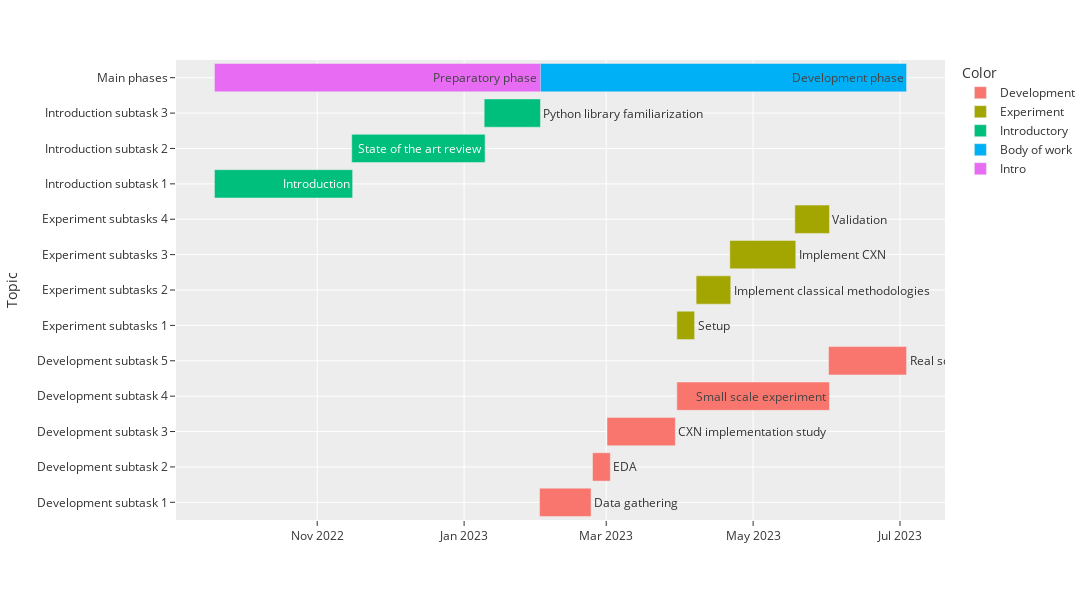

The code cell stored with this chart in its notebook:
### Code cell
fig = px.timeline(df, x_start="Start Date", x_end="End Date", y="Topic", color="Color", text="Name", width=1300, height=600, template="ggplot2")
fig.show()

### Figure 1 — Plotly figure (JSON) as saved in the notebook; plotly's stock layout.template omitted (floating-point values rounded to 4 significant figures)
{"data": [{"alignmentgroup": "True", "base": ["2023-02-01T08:00:00", "2023-02-23T08:00:00", "2023-03-01T08:00:00", "2023-03-30T08:00:00", "2023-06-01T08:00:00"], "hovertemplate": "Color=Development<br>Start Date=%{base}<br>End Date=%{x}<br>Topic=%{y}<br>Name=%{text}<extra></extra>", "legendgroup": "Development", "marker": {"color": "#F8766D", "pattern": {"shape": ""}}, "name": "Development", "offsetgroup": "Development", "orientation": "h", "showlegend": true, "text": ["Data gathering", "EDA", "CXN implementation study", "Small scale experiment", "Real scale implementation"], "textposition": "auto", "type": "bar", "x": [1846800000, 637200000, 2451600000, 5475600000, 2797200000], "xaxis": "x", "y": ["Development subtask 1", "Development subtask 2", "Development subtask 3", "Development subtask 4", "Development subtask 5"], "yaxis": "y"}, {"alignmentgroup": "True", "base": ["2023-03-30T08:00:00", "2023-04-07T08:00:00", "2023-04-21T08:00:00", "2023-05-18T08:00:00"], "hovertemplate": "Color=Experiment<br>Start Date=%{base}<br>End Date=%{x}<br>Topic=%{y}<br>Name=%{text}<extra></extra>", "legendgroup": "Experiment", "marker": {"color": "#A3A500", "pattern": {"shape": ""}}, "name": "Experiment", "offsetgroup": "Experiment", "orientation": "h", "showlegend": true, "text": ["Setup", "Implement classical methodologies", "Implement CXN", "Validation"], "textposition": "auto", "type": "bar", "x": [637200000, 1242000000, 2365200000, 1242000000], "xaxis": "x", "y": ["Experiment subtasks 1", "Experiment subtasks 2", "Experiment subtasks 3", "Experiment subtasks 4"], "yaxis": "y"}, {"alignmentgroup": "True", "base": ["2022-09-19T08:00:00", "2022-11-15T08:00:00", "2023-01-09T08:00:00"], "hovertemplate": "Color=Introductory<br>Start Date=%{base}<br>End Date=%{x}<br>Topic=%{y}<br>Name=%{text}<extra></extra>", "legendgroup": "Introductory", "marker": {"color": "#00BF7D", "pattern": {"shape": ""}}, "name": "Introductory", "offsetgroup": "Introductory", "orientation": "h", "showlegend": true, "text": ["Introduction", "State of the art review", "Python library familiarization"], "textposition": "auto", "type": "bar", "x": [4957200000, 4784400000, 2019600000], "xaxis": "x", "y": ["Introduction subtask 1", "Introduction subtask 2", "Introduction subtask 3"], "yaxis": "y"}, {"alignmentgroup": "True", "base": ["2023-02-01T08:00:00"], "hovertemplate": "Color=Body of work<br>Start Date=%{base}<br>End Date=%{x}<br>Topic=%{y}<br>Name=%{text}<extra></extra>", "legendgroup": "Body of work", "marker": {"color": "#00B0F6", "pattern": {"shape": ""}}, "name": "Body of work", "offsetgroup": "Body of work", "orientation": "h", "showlegend": true, "text": ["Development phase"], "textposition": "auto", "type": "bar", "x": [13165200000], "xaxis": "x", "y": ["Main phases"], "yaxis": "y"}, {"alignmentgroup": "True", "base": ["2022-09-19T08:00:00"], "hovertemplate": "Color=Intro<br>Start Date=%{base}<br>End Date=%{x}<br>Topic=%{y}<br>Name=%{text}<extra></extra>", "legendgroup": "Intro", "marker": {"color": "#E76BF3", "pattern": {"shape": ""}}, "name": "Intro", "offsetgroup": "Intro", "orientation": "h", "showlegend": true, "text": ["Preparatory phase"], "textposition": "auto", "type": "bar", "x": [11696400000], "xaxis": "x", "y": ["Main phases"], "yaxis": "y"}], "layout": {"barmode": "overlay", "height": 600, "legend": {"title": {"text": "Color"}, "tracegroupgap": 0}, "margin": {"t": 60}, "width": 1300, "xaxis": {"anchor": "y", "domain": [0, 1], "type": "date"}, "yaxis": {"anchor": "x", "domain": [0, 1], "title": {"text": "Topic"}}}}
